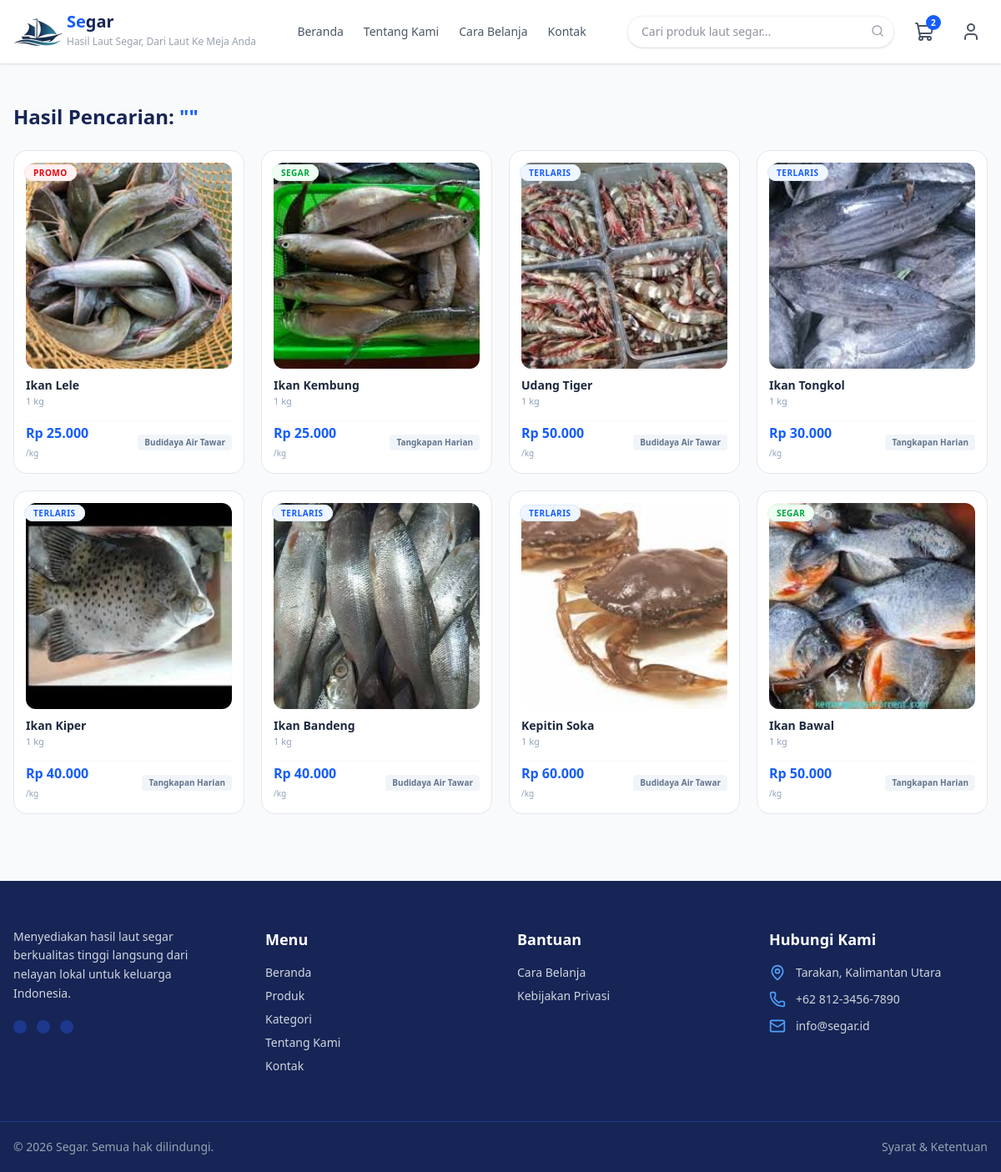
/pages/search.php (signed in), run on the app's committed database.
### tables this page shows
CREATE TABLE `products` (
  `id` int(11) NOT NULL,
  `user_id` int(11) NOT NULL,
  `nama_produk` varchar(150) NOT NULL,
  `slug` varchar(150) DEFAULT NULL,
  `kategori` varchar(50) DEFAULT NULL,
  `deskripsi` text DEFAULT NULL,
  `harga` decimal(12,2) NOT NULL,
  `stok` int(11) DEFAULT 0,
  `berat` decimal(8,2) DEFAULT NULL,
  `satuan` varchar(20) DEFAULT NULL,
  `asal_produk` varchar(100) DEFAULT NULL,
  `badge` varchar(50) DEFAULT NULL,
  `status` enum('aktif','nonaktif') DEFAULT 'aktif',
  `created_at` timestamp NOT NULL DEFAULT current_timestamp(),
  `updated_at` timestamp NULL DEFAULT NULL
);

### pages/search.php (the view, shortened to what this page needs)
<?php
include '../config/koneksi.php';
$search_query = isset($_GET['q']) ? mysqli_real_escape_string($conn, $_GET['q']) : '';
$query = "SELECT p.*,
          (SELECT pi.nama_file FROM product_images pi WHERE pi.product_id = p.id LIMIT 1) as gambar_utama
          FROM products p
          WHERE p.status = 'aktif'
          AND (p.nama_produk LIKE '%$search_query%' OR p.slug LIKE '%$search_query%')
          ORDER BY p.id DESC";
$result = mysqli_query($conn, $query);
?>
<!DOCTYPE html>
<html lang="id">
    <?php include '../includes/head.php'; ?>
<body class="bg-gray-50 text-gray-800 font-sans">
    <?php include '../includes/header.php'; ?>
    <main class="max-w-7xl mx-auto px-4 my-12">
        <h2 class="text-2xl font-bold text-blue-950 mb-6">
            Hasil Pencarian: <span class="text-blue-600">"<?= htmlspecialchars($search_query); ?>"</span>
        </h2>
        <?php if (mysqli_num_rows($result) > 0): ?>
            <div class="grid grid-cols-1 sm:grid-cols-2 md:grid-cols-3 lg:grid-cols-4 xl:grid-cols-5 gap-5">
                <?php while ($row = mysqli_fetch_assoc($result)):
                    $badge_text = !empty($row['badge']) ? htmlspecialchars($row['badge']) : 'SEGAR';
                    $badge_class = ($badge_text === 'TERLARIS') ? 'bg-blue-50 text-blue-600 border-blue-100' : (($badge_text === 'PROMO') ? 'bg-red-50 text-red-600 border-red-100' : 'bg-green-50 text-green-600 border-green-100');
                    $icon = str_contains(strtolower($row['kategori'] ?? ''), 'udang') ? 'shrimp' : (str_contains(strtolower($row['kategori'] ?? ''), 'kepiting') ? 'crab' : 'fish');
                ?>
                <a href="product-details.php?produk=<?= $row['slug']; ?>" class="w-full bg-white border border-slate-200 rounded-2xl p-3.5 hover:shadow-sm hover:-translate-y-[2px] transition-all duration-200 relative flex flex-col group">
                    <div class="absolute top-3 left-3 z-10">
                        <span class="<?= $badge_class; ?> text-[10px] font-bold px-2.5 py-0.5 rounded-full uppercase tracking-wider border">
                            <?= $badge_text; ?>
                        </span>
                    </div>
                    <div class="w-full aspect-square flex items-center justify-center overflow-hidden rounded-xl mb-2.5 bg-slate-50 relative">
                        <?php if (!empty($row['gambar_utama']) && file_exists("../assets/img/product-image/" . $row['gambar_utama'])): ?>
                            <img src="../assets/img/product-image/<?= $row['gambar_utama']; ?>" alt="<?= htmlspecialchars($row['nama_produk']); ?>" class="w-full h-full object-cover">
                        <?php else: ?>
                            <div class="w-full h-full flex items-center justify-center text-blue-500/70 p-1">
                                <i data-lucide="<?= $icon; ?>" class="w-14 h-14"></i>
                            </div>
                        <?php endif; ?>
                    </div>
                    <div class="space-y-0.5 mb-2.5 flex-1 flex flex-col">
                        <h4 class="font-bold text-slate-800 text-sm leading-snug line-clamp-2" title="<?= htmlspecialchars($row['nama_produk']); ?>">
                            <?= htmlspecialchars($row['nama_produk']); ?>
                        </h4>
                        <p class="text-[11px] text-slate-400 mt-auto font-medium">
                            <?= number_format($row['berat'], 0); ?> <?= htmlspecialchars($row['satuan'] ?? 'kg'); ?>
                        </p>
                    </div>
                    <div class="flex items-center justify-between pt-1 border-t border-slate-50 mt-1">
                        <div>
                            <span class="text-blue-600 font-extrabold text-sm md:text-base block leading-tight">
                                Rp <?= number_format($row['harga'], 0, ',', '.'); ?>
                            </span>
                            <span class="text-[10px] text-slate-400">/<?= htmlspecialchars($row['satuan'] ?? 'kg'); ?></span>
                        </div>
                        <div class="text-right max-w-[50%]">
                            <span class="text-[10px] font-semibold text-slate-500 bg-slate-100 px-2 py-0.5 rounded truncate block" title="<?= htmlspecialchars($row['asal_produk'] ?? 'Lokal'); ?>">
                                <?= !empty($row['asal_produk']) ? htmlspecialchars($row['asal_produk']) : 'Lokal'; ?>
                            </span>
                        </div>
                    </div>
                </a>
                <?php endwhile; ?>
            </div>
        <?php endif; ?>
    </main>
    <?php include '../includes/footer.php'; include '../includes/script.php'; ?>
</body>
</html>

### data on the page
products: badge "PROMO", shows a picture, nama_produk "Ikan Lele", berat "1", satuan "kg", harga "25.000", asal_produk "Budidaya Air Tawar"
products: badge "SEGAR", shows a picture, nama_produk "Ikan Kembung", berat "1", satuan "kg", harga "25.000", asal_produk "Tangkapan Harian"
products: badge "TERLARIS", shows a picture, nama_produk "Udang Tiger", berat "1", satuan "kg", harga "50.000", asal_produk "Budidaya Air Tawar"
products: badge "TERLARIS", shows a picture, nama_produk "Ikan Tongkol", berat "1", satuan "kg", harga "30.000", asal_produk "Tangkapan Harian"
products: badge "TERLARIS", shows a picture, nama_produk "Ikan Kiper", berat "1", satuan "kg", harga "40.000", asal_produk "Tangkapan Harian"
products: badge "TERLARIS", shows a picture, nama_produk "Ikan Bandeng", berat "1", satuan "kg", harga "40.000", asal_produk "Budidaya Air Tawar"
products: badge "TERLARIS", shows a picture, nama_produk "Kepitin Soka", berat "1", satuan "kg", harga "60.000", asal_produk "Budidaya Air Tawar"
products: badge "SEGAR", shows a picture, nama_produk "Ikan Bawal", berat "1", satuan "kg", harga "50.000", asal_produk "Tangkapan Harian"
